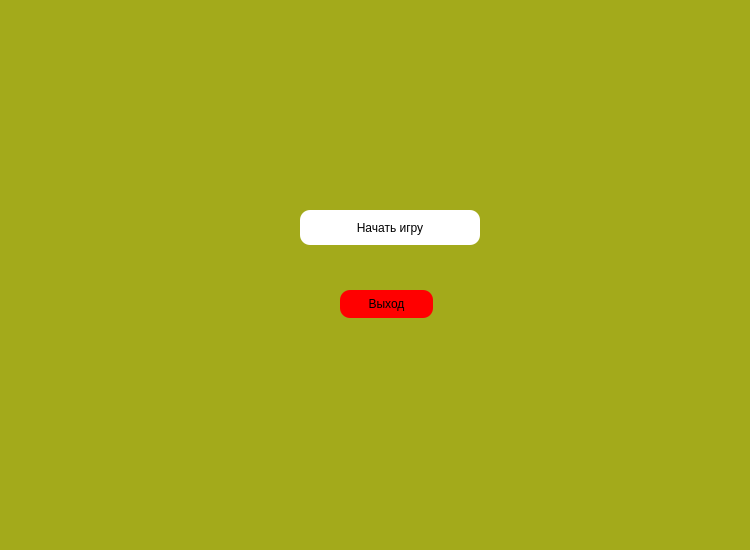
<?xml version="1.0" encoding="UTF-8"?>
<ui version="4.0">
 <class>Dialog</class>
 <widget class="QDialog" name="Dialog">
  <property name="geometry">
   <rect>
    <x>0</x>
    <y>0</y>
    <width>750</width>
    <height>550</height>
   </rect>
  </property>
  <property name="windowTitle">
   <string>Dialog</string>
  </property>
  <property name="styleSheet">
   <string notr="true">background-color: rgb(163, 170, 27);

border-radius: 10px;</string>
  </property>
  <widget class="QPushButton" name="pushButton">
   <property name="geometry">
    <rect>
     <x>300</x>
     <y>210</y>
     <width>180</width>
     <height>35</height>
    </rect>
   </property>
   <property name="font">
    <font>
     <pointsize>9</pointsize>
    </font>
   </property>
   <property name="cursor">
    <cursorShape>PointingHandCursor</cursorShape>
   </property>
   <property name="styleSheet">
    <string notr="true">background-color: rgb(255, 255, 255);</string>
   </property>
   <property name="text">
    <string>Начать игру</string>
   </property>
  </widget>
  <widget class="QPushButton" name="pushButton_3">
   <property name="geometry">
    <rect>
     <x>340</x>
     <y>290</y>
     <width>93</width>
     <height>28</height>
    </rect>
   </property>
   <property name="font">
    <font>
     <pointsize>9</pointsize>
    </font>
   </property>
   <property name="cursor">
    <cursorShape>PointingHandCursor</cursorShape>
   </property>
   <property name="styleSheet">
    <string notr="true">background-color: rgb(255, 0, 0);</string>
   </property>
   <property name="text">
    <string>Выход</string>
   </property>
  </widget>
 </widget>
 <resources/>
 <connections/>
</ui>
